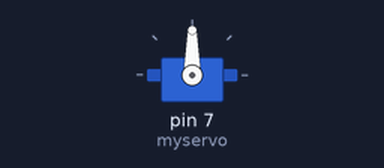
A sketch run on a simulated Arduino Uno, built with avr-gcc and run on an emulated ATmega328P. On the bench: servo.

Above: at 0.05 s.
Timing chart, 0 to 3.0 s (numbered marks = the images above):
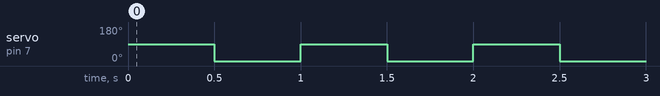

Measured:
- by itself, servo on pin 7 (myservo): alternates 90° for 0.50 s and 0° for 0.50 s

The sketch:

servo_test.ino
```cpp
# include<Servo.h>;
Servo myservo;

void setup  () {
  myservo.attach(7);
}

void loop () {
  myservo.write(90);
  delay(500);
  myservo.write(0);
  delay(500);
}
```
